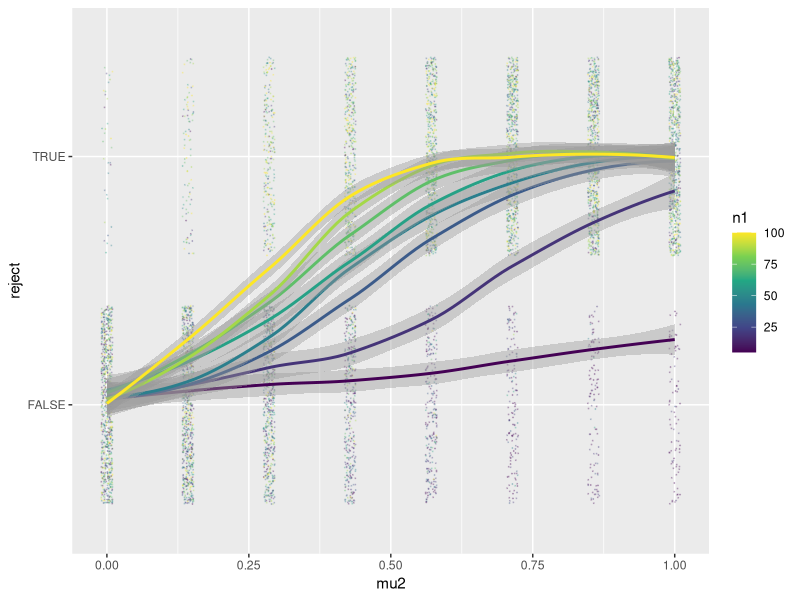
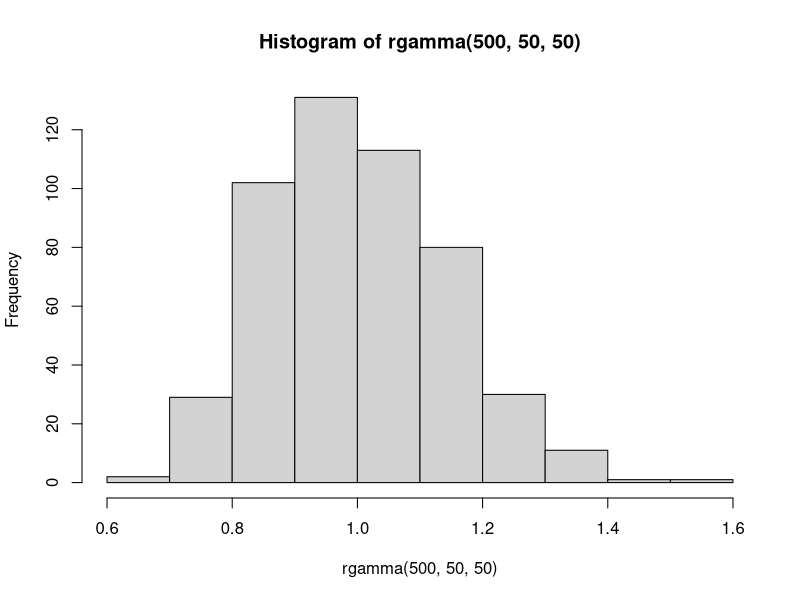
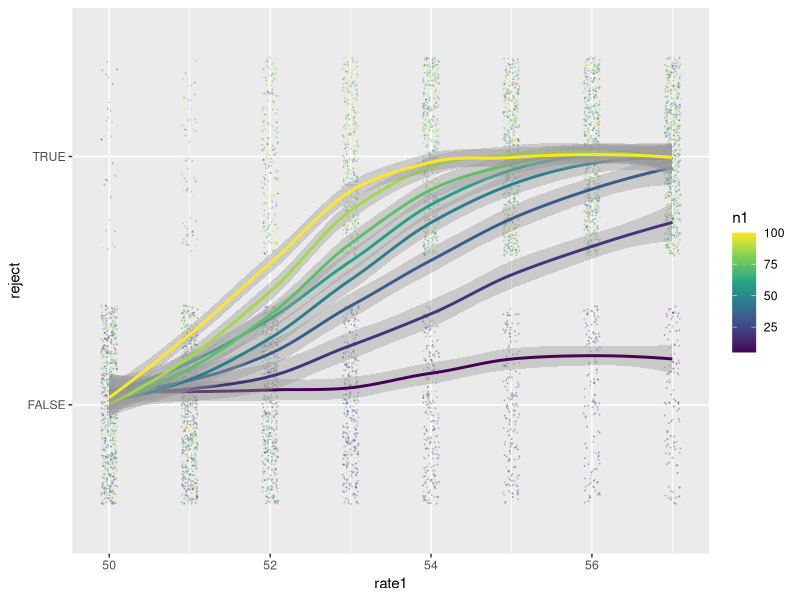

The R script that drew these images, in order:
## ---- chunk 1
library(ggplot2)
library(dplyr)
library(stringr)
library(purrr)
## ---- chunk 2
normal_generator <- function(p) {
  list(
    g1 = rnorm(p$experiment$n1, p$data$mu1, p$data$sigma),
    g2 = rnorm(p$experiment$n2, p$data$mu2, p$data$sigma)
  )
}

gamma_generator <- function(p) {
  list(
    g1 = rgamma(p$experiment$n1, p$data$shape1, p$data$rate1),
    g2 = rgamma(p$experiment$n2, p$data$shape2, p$data$rate2)
  )
}
## ---- chunk 3
parameters <- list()
i <- 1
for (delta in seq(0, 1, length.out = 8)) {
  for (N in seq(5, 100, length.out = 8)) {
    parameters[[i]] <- list(
      data = list(mu1 = 0, mu2 = delta, sigma = 1),
      experiment = list(n1 = N, n2 = N)
    )
    i <- i + 1
  }
}

test_results <- rerun(100, {
  map_dfr(parameters, ~ {
    x <- normal_generator(.)
    data.frame(.$data, .$experiment, reject = t.test(x$g1, x$g2)$p.value < .05)
  })
}) %>%
  bind_rows()
## ---- chunk 4
ggplot(test_results, aes(mu2, reject, col = n1)) +
  geom_point(
    position = position_jitter(w = 0.01),
    size = 0.1, alpha = 0.2
  ) +
  stat_smooth(aes(group = n1), method = "loess") +
  scale_color_viridis_c()
## ---- chunk 5
hist(rgamma(500, 50, 50))
## ---- chunk 6
parameters <- list()
i <- 1
for (delta in seq(50, 57, length.out = 8)) {
  for (N in seq(5, 100, length.out = 8)) {
    parameters[[i]] <- list(
      data = list(shape1 = 50, rate1 = delta, shape2 = 50, rate2 = 50),
      experiment = list(n1 = N, n2 = N)
    )
    i <- i + 1
  }
}

test_results <- rerun(100, {
  map_dfr(parameters, ~ {
    x <- gamma_generator(.)
    data.frame(.$data, .$experiment, reject = t.test(x$g1, x$g2)$p.value < 0.05)
  })
}) %>%
  bind_rows()

## ---- chunk 7
ggplot(test_results, aes(rate1, reject, col = n1)) +
  geom_point(
    position = position_jitter(w = 0.1),
    size = 0.1, alpha = 0.2
  ) +
  stat_smooth(aes(group = n1), method = "loess") +
  scale_color_viridis_c()
